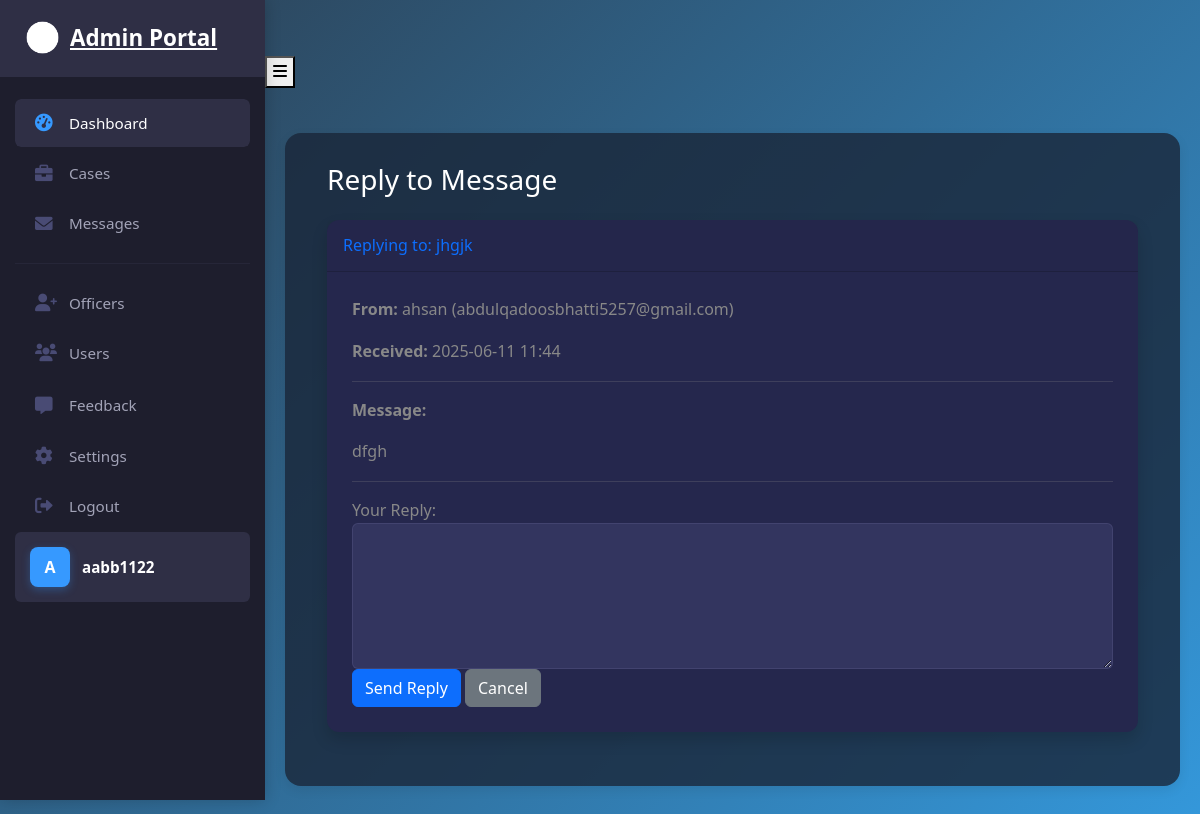
The page /cadmin/reply-message/2/ (signed in) on the database its author committed.
### frontend/models.py (models this page shows, shortened)
class User(AbstractUser):
    USER_TYPE_CHOICES = (
        ('user', 'Regular User'),
        ('officer', 'Police Officer'),
        ('admin', 'Admin'),
    )
    RANK_CHOICES = (
        ('IGP', 'Inspector General of Police (IGP)'),
        ('DIG', 'Deputy Inspector General (DIG)'),
        ('SSP', 'Senior Superintendent of Police (SSP)'),
        ('SP', 'Superintendent of Police (SP)'),
        ('DSP', 'Deputy Superintendent of Police (DSP)'),
        ('ASP', 'Assistant Superintendent of Police (ASP)'),
        ('Inspector', 'Inspector'),
        ('SI', 'Sub-Inspector (SI)'),
        ('ASI', 'Assistant Sub-Inspector (ASI)'),
        ('HC', 'Head Constable (HC)'),
        ('Constable', 'Constable'),
    )
    user_type = models.CharField(max_length=10, choices=USER_TYPE_CHOICES, default='user')
    phone_number = models.CharField(max_length=15, blank=True)
    address = models.TextField(blank=True)
    profile_picture = models.ImageField(upload_to='profile_pictures/', blank=True, null=True)
    date_of_birth = models.DateField(null=True, blank=True)
    is_verified = models.BooleanField(default=False)
    created_at = models.DateTimeField(auto_now_add=True)
    updated_at = models.DateTimeField(auto_now=True)
    cnic = models.CharField(max_length=15, unique=True, blank=True, null=True, help_text="Format: 12345-1234567-1")
    rank = models.CharField(max_length=20, choices=RANK_CHOICES, blank=True, null=True)
    cases_closed = models.PositiveIntegerField(default=0, help_text="Number of cases closed by this officer")
    groups = models.ManyToManyField(
        'auth.Group',
        verbose_name=_('groups'),
        blank=True,
        help_text=_(
            'The groups this user belongs to. A user will get all permissions '
            'granted to each of their groups.'
        ),
        related_name='frontend_user_set',
        related_query_name='frontend_user'
    )
    user_permissions = models.ManyToManyField(
        'auth.Permission',
        verbose_name=_('user permissions'),
        blank=True,
        help_text=_('Specific permissions for this user.'),
        related_name='frontend_user_set',
        related_query_name='frontend_user'
    )
    def is_admin(self):
        return self.user_type == 'admin' or self.is_superuser
    class Meta:
        verbose_name = _('user')
        verbose_name_plural = _('users')
        db_table = 'frontend_user'

class ContactMessage(models.Model):
    name = models.CharField(max_length=150)
    email = models.EmailField()
    subject = models.CharField(max_length=200)
    message = models.TextField()
    is_read = models.BooleanField(default=False)
    is_replied = models.BooleanField(default=False)
    received_at = models.DateTimeField(auto_now_add=True)
    class Meta:
        verbose_name = "Contact Message"
        verbose_name_plural = "Contact Messages"
        ordering = ['-received_at']

### cadmin/views.py (the view, shortened to what this page needs)
# urls.py: path('reply-message/<int:message_id>/', views.reply_to_message, name='reply_to_message'),
@login_required(login_url='login')
@user_passes_test(is_admin, login_url='login')
def reply_to_message(request, message_id):
    message = get_object_or_404(ContactMessage, id=message_id)
    return render(request, 'reply_to_message.html', {'message': message})

### cadmin/views.py (called while the page is built)
def is_admin(user):
    return user.is_admin()

### cadmin/templates/reply_to_message.html (shortened to what this page needs)
{% extends 'base_admin.html' %}
{% block content %}
<div class="container-fluid">
    <h1 class="h3 mb-4 text-gray-800">Reply to Message</h1>
    <div class="card shadow mb-4">
        <div class="card-header py-3">
            <h6 class="m-0 font-weight-bold text-primary">Replying to: {{ message.subject }}</h6>
        </div>
        <div class="card-body">
            <p><strong>From:</strong> {{ message.name }} ({{ message.email }})</p>
            <p><strong>Received:</strong> {{ message.received_at|date:"Y-m-d H:i" }}</p>
            <hr>
            <p><strong>Message:</strong></p>
            <p>{{ message.message }}</p>
            <hr>
            <form method="post">
                <div class="form-group">
                    <label for="reply_text">Your Reply:</label>
                    <textarea class="form-control" id="reply_text" name="reply_text" rows="5" required></textarea>
                </div>
                <button type="submit" class="btn btn-primary">Send Reply</button>
                <a href="{% url 'cadmin:view_contact_messages' %}" class="btn btn-secondary">Cancel</a>
            </form>
        </div>
    </div>
</div>
{% endblock %}

### cadmin/templates/base_admin.html (shortened to what this page needs)
{% load static %}
<!DOCTYPE html>
<html lang="en">
<head>
    <link rel="stylesheet" href="{% static 'css/bootstrap.min.css' %}">
    <link rel="stylesheet" href="https://cdnjs.cloudflare.com/ajax/libs/font-awesome/6.0.0-beta3/css/all.min.css">
    <link rel="stylesheet" href="{% static 'css/style.css' %}">
</head>
<body>
    <nav class="admin-sidebar" id="adminSidebar">
        <div class="sidebar-container">
            <a href="{% url 'cadmin:admin_dashboard' %}" class="sidebar-brand">
                <img src="{% static 'images/police-logo.png' %}" alt="Pakistani Police Logo">
                <span class="brand-text">Admin Portal</span>
            </a>
            <div class="sidebar-menu">
                <ul class="sidebar-nav sidebar-nav-primary">
                    <li class="sidebar-item">
                        <a class="sidebar-link {% if request.resolver_match.url_name == 'admin_dashboard' %}active{% endif %}"
                           href="{% url 'cadmin:admin_dashboard' %}">
                            <i class="fas fa-tachometer-alt"></i>
                            <span>Dashboard</span>
                        </a>
                    </li>
                    <li class="sidebar-item">
                        <a class="sidebar-link {% if 'case' in request.resolver_match.url_name %}active{% endif %}"
                           href="{% url 'cadmin:manage_cases' %}">
                            <i class="fas fa-briefcase"></i>
                            <span>Cases</span>
                        </a>
                    </li>
                    <li class="sidebar-item">
                        <a class="sidebar-link {% if request.resolver_match.url_name == 'view_contact_messages' %}active{% endif %}"
                           href="{% url 'cadmin:view_contact_messages' %}">
                            <i class="fas fa-envelope"></i>
                            <span>Messages</span>
                        </a>
                    </li>
                    <li class="sidebar-divider"></li>
                    <li class="sidebar-item">
                        <a class="sidebar-link {% if request.resolver_match.url_name == 'register_officer' %}active{% endif %}"
                           href="{% url 'cadmin:register_officer' %}">
                            <i class="fas fa-user-plus"></i>
                            <span>Officers</span>
                        </a>
                    </li>
                    <li class="sidebar-item">
                        <a class="sidebar-link {% if request.resolver_match.url_name == 'manage_users' %}active{% endif %}"
                           href="{% url 'cadmin:manage_users' %}">
                            <i class="fas fa-users"></i>
                            <span>Users</span>
                        </a>
                    </li>
                </ul>
                <ul class="sidebar-nav sidebar-nav-secondary">
                    <li class="sidebar-item">
                        <a class="sidebar-link {% if request.resolver_match.url_name == 'admin_feedback' %}active{% endif %}"
                           href="{% url 'cadmin:admin_feedback' %}">
                            <i class="fas fa-comment-alt"></i>
                            <span>Feedback</span>
                        </a>
                    </li>
                    <li class="sidebar-item">
                        <a class="sidebar-link {% if request.resolver_match.url_name == 'admin_settings' %}active{% endif %}"
                           href="{% url 'cadmin:admin_settings' %}">
                            <i class="fas fa-cog"></i>
                            <span>Settings</span>
                        </a>
                    </li>
                    <li class="sidebar-item">
                        <form method="post" action="{% url 'cadmin:logout' %}" class="d-inline">
                            <button type="submit" class="sidebar-link">
                                <i class="fas fa-sign-out-alt"></i>
                                <span>Logout</span>
                            </button>
                        </form>
                    </li>
                    <li class="sidebar-profile">
                        <div class="admin-profile">
                            <div class="admin-avatar">
                                {{ request.user.username|first|upper }}
                            </div>
                            <span class="profile-name">{{ request.user.username }}</span>
                        </div>
                    </li>
                </ul>
            </div>
        </div>
    </nav>
    <button class="sidebar-toggle" id="sidebarToggle">
        <i class="fas fa-bars"></i>
    </button>
    <div class="main-content">
        <div class="content-wrapper">
            {% block content %}{% endblock %}
        </div>
    </div>
</body>
</html>

### frontend/static/css/style.css (style rules this page uses)
:root { --primary-color: #2c2f7e; --secondary-color: #5a4b9c; --accent-color: #ffb74d; --text-light: #e0e0e0; --text-dark: #ffffff; --glass-color: rgba(30, 30, 50, 0.2); --glass-border: rgba(100, 100, 150, 0.3); --bg-dark: #1a1c3b; --card-bg: #25274d; }
body { font-family: 'Segoe UI', Tahoma, Geneva, Verdana, sans-serif; line-height: 1.6; color: var(--text-light); background: linear-gradient(135deg, var(--primary-color) 0%, var(--secondary-color) 100%); min-height: 100vh; padding-top: 56px; margin: 0; }
.card { background: var(--card-bg); border: none; border-radius: 12px; margin-bottom: 20px; color: var(--text-light); transition: all 0.3s ease; box-shadow: 0 4px 12px rgba(0, 0, 0, 0.1); }
.card-body { padding: 25px; }
.form-control, .form-select { background: #33355f; border: 1px solid var(--glass-border); color: var(--text-light); border-radius: 6px; padding: 12px 15px; font-size: 1rem; }
a { color: var(--accent-color); text-decoration: none; transition: color 0.3s ease; }

### cadmin/templates/base_admin.html (style rules this page uses)
:root { --header-height: 70px; --primary-color: #2c3e50; --secondary-color: #3498db; --accent-color: #e74c3c; --sidebar-bg: #1e1e2d; --sidebar-hover: #28283d; --sidebar-active: #2f2f45; --sidebar-text: #a2a3b7; --sidebar-active-text: #ffffff; --sidebar-icon: #494b74; --sidebar-active-icon: #3699ff; --text-dark: #333333; --text-light: #888888; --border-color: #2f2f45; --hover-bg: rgba(54, 153, 255, 0.1); --transition: all 0.3s cubic-bezier(0.25, 0.8, 0.25, 1); --box-shadow: 0 4px 12px rgba(0, 0, 0, 0.08); --bg-dark: #151521; }
body { background-color: var(--bg-dark); min-height: 100vh; font-family: 'Segoe UI', Tahoma, Geneva, Verdana, sans-serif; color: var(--text-dark); line-height: 1.6; padding-left: 265px; }
.admin-sidebar { position: fixed; top: 0; left: 0; width: 265px; height: 100vh; background: var(--sidebar-bg); color: var(--sidebar-text); z-index: 1000; transition: var(--transition); box-shadow: 0 0 15px rgba(0, 0, 0, 0.2); overflow-y: auto; }
.sidebar-container { display: flex; flex-direction: column; height: 100%; }
.sidebar-brand { display: flex; align-items: center; color: var(--sidebar-active-text); text-decoration: none; padding: 20px 25px; background: var(--sidebar-active); border-bottom: 1px solid var(--border-color); }
.sidebar-brand img { width: 35px; height: 35px; margin-right: 10px; filter: brightness(0) invert(1); }
.brand-text { font-size: 1.4rem; font-weight: 600; color: var(--sidebar-active-text); text-shadow: none; background: none; -webkit-text-fill-color: unset; }
.sidebar-menu { padding: 20px 0; flex-grow: 1; display: flex; flex-direction: column; }
.sidebar-nav { list-style: none; margin: 0; padding: 0; }
.sidebar-item { margin: 2px 15px; border-radius: 6px; overflow: hidden; }
.sidebar-divider { height: 1px; background: var(--border-color); margin: 15px; opacity: 0.5; }
.sidebar-link { color: var(--sidebar-text); padding: 12px 20px; transition: var(--transition); font-weight: 500; display: flex; align-items: center; text-decoration: none; font-size: 0.95rem; border-radius: 6px; }
.sidebar-link.active { color: var(--sidebar-active-text); background: var(--sidebar-active); }
.sidebar-link i { width: 24px; font-size: 1.1rem; margin-right: 10px; color: var(--sidebar-icon); transition: var(--transition); }
.sidebar-link:hover i, .sidebar-link.active i { color: var(--sidebar-active-icon); }
.sidebar-link span { font-weight: 500; }
.sidebar-profile { margin: 0 15px 15px; padding: 15px; background: var(--sidebar-active); border-radius: 6px; }
.admin-profile { display: flex; align-items: center; padding: 0; background: transparent; border: none; }
.admin-avatar { width: 40px; height: 40px; border-radius: 8px; background: var(--sidebar-active-icon); color: var(--sidebar-active-text); display: flex; align-items: center; justify-content: center; font-weight: 600; margin-right: 12px; box-shadow: 0 3px 8px rgba(54, 153, 255, 0.3); }
.profile-name { color: var(--sidebar-active-text); font-size: 0.95rem; font-weight: 600; }
button.sidebar-link { width: 100%; text-align: left; background: transparent; border: none; cursor: pointer; }
.main-content { padding: 20px; min-height: calc(100vh - var(--header-height)); }
.content-wrapper { padding: 30px; background: rgba(26, 38, 57, 0.8); border-radius: 16px; box-shadow: var(--box-shadow); margin: 25px 0; transition: var(--transition); position: relative; overflow: hidden; color: white; }
.content-wrapper::before { content: none; }
::placeholder { color: rgba(255, 255, 255, 0.7) !important; }

### rows shown on the page
User: user.username|first "A", user.username "aabb1122"
ContactMessage: subject "jhgjk", name "ahsan", email "abdulqadoosbhatti5257@gmail.com", received_at "2025-06-11 11:44", message "dfgh"
